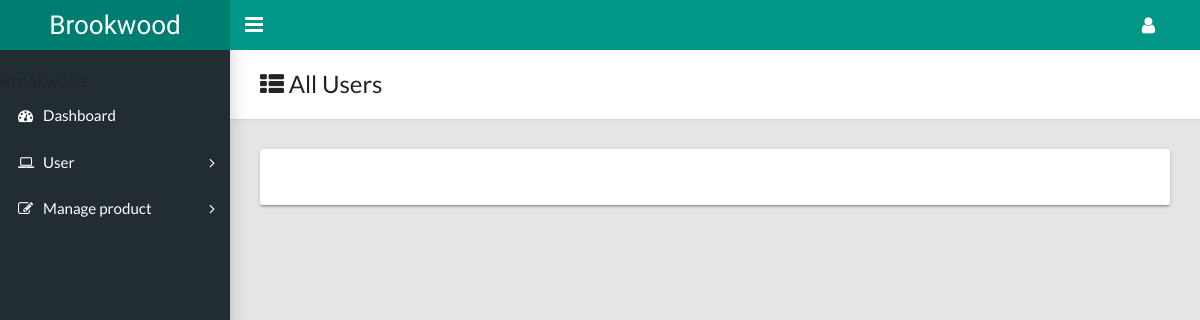
The page /admin_view_feedback on the database as committed earlier.
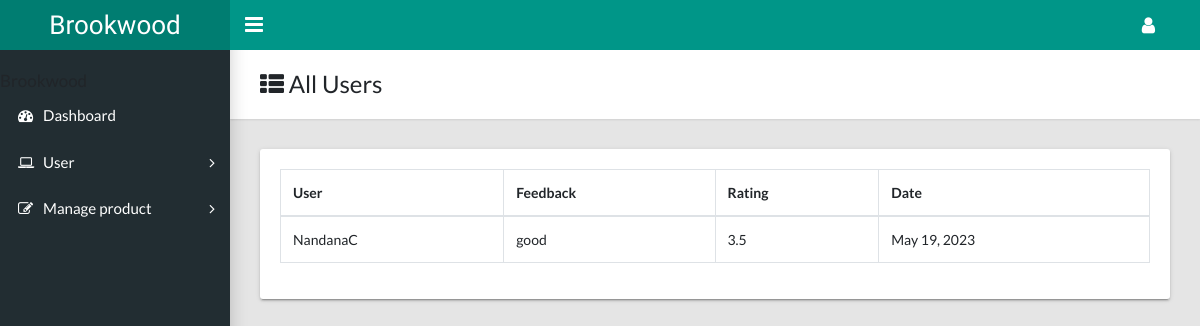
The same page on the database as committed later.
### brookwoodapp/models.py (models this page shows, shortened)
class Review(models.Model):
    user = models.ForeignKey(brookuser, on_delete=models.CASCADE)
    product = models.ForeignKey(product, on_delete=models.CASCADE)
    feedback = models.CharField(max_length=500)
    rating = models.CharField(max_length=50)
    date = models.DateField()
    review_status = models.CharField(max_length=10)

class brookuser(models.Model):
    fullname = models.CharField(max_length=20)
    housename= models.CharField(max_length=30)
    roadname = models.CharField(max_length=50)
    city = models.CharField(max_length=20)
    state = models.CharField(max_length=20)
    post = models.CharField(max_length=20)
    pincode = models.CharField(max_length=6)
    email = models.EmailField(max_length=40)
    phone_number = models.CharField(max_length=10)
    log_id = models.OneToOneField(Log, on_delete=models.CASCADE)
    role = models.CharField(max_length=10)
    userstatus = models.CharField(max_length=10)
    def __str__(self):
        return self.fullname

### woodapp/views.py (the view)
# urls.py: path('admin_view_feedback',views.admin_view_feedback,name='admin_view_feedback'),
def admin_view_feedback(request):
    data=Review.objects.all()
    return render(request,'admin_view_feedback.html',{'data':data})

### woodapp/templates/admin_view_feedback.html (shortened to what this page needs)
<!DOCTYPE html>
<html lang="en">
  <head>
    <link rel="stylesheet" type="text/css" href="../static/css/main.css">
    <link rel="stylesheet" type="text/css" href="https://maxcdn.bootstrapcdn.com/font-awesome/4.7.0/css/font-awesome.min.css">
  </head>
  <body class="app sidebar-mini">
    <header class="app-header"><a class="app-header__logo" href="index.html">Brookwood</a>
      <a class="app-sidebar__toggle" href="#" data-toggle="sidebar" aria-label="Hide Sidebar"></a>
      <ul class="app-nav">
        <li class="dropdown"><a class="app-nav__item" href="#" data-toggle="dropdown" aria-label="Open Profile Menu"><i class="fa fa-user fa-lg"></i></a>
        </li>
      </ul>
    </header>
    <aside class="app-sidebar">
          <p class="app-sidebar__user-name">Brookwood</p>
      <ul class="app-menu">
        <li><a class="app-menu__item" href="{% url 'admin_dashboard' %}"><i class="app-menu__icon fa fa-dashboard"></i><span class="app-menu__label">Dashboard</span></a></li>
        <li class="treeview"><a class="app-menu__item" href="#" data-toggle="treeview"><i class="app-menu__icon fa fa-laptop"></i><span class="app-menu__label">User</span><i class="treeview-indicator fa fa-angle-right"></i></a>
        </li>
        <li class="treeview"><a class="app-menu__item" href="#" data-toggle="treeview"><i class="app-menu__icon fa fa-edit"></i><span class="app-menu__label">Manage product</span><i class="treeview-indicator fa fa-angle-right"></i></a>
        </li>
    </aside>
    <main class="app-content">
      <div class="app-title">
        <div>
          <h1><i class="fa fa-th-list"></i> All Users</h1>
        </div>
      </div>
      <div class="row">
        <div class="col-md-12">
          <div class="tile">
            <div class="tile-body">
              <div class="table-responsive">
                <table class="table table-hover table-bordered" id="sampleTable">
                  <thead>
                    {% for i in data %}
                    <tr>
                      <th>User</th>
                      <th>Feedback</th>
                      <th>Rating</th>
                      <th>Date</th>
                    </tr>
                  </thead>
                  <tbody>
                    <tr>
                      <td>{{i.user}}</td>
                      <td>{{i.feedback}}</td>
                      <td>{{i.rating}}</td>
                      <td>{{i.date}}</td>
                    </tr>
                    {% endfor %}
                  </tbody>
                </table>
              </div>
            </div>
          </div>
        </div>
      </div>
    </main>
  </body>
</html>

Rows that differ between the two databases and show on the page:
added Review: user "NandanaC", feedback "good", rating "3.5", date "May 19, 2023"
